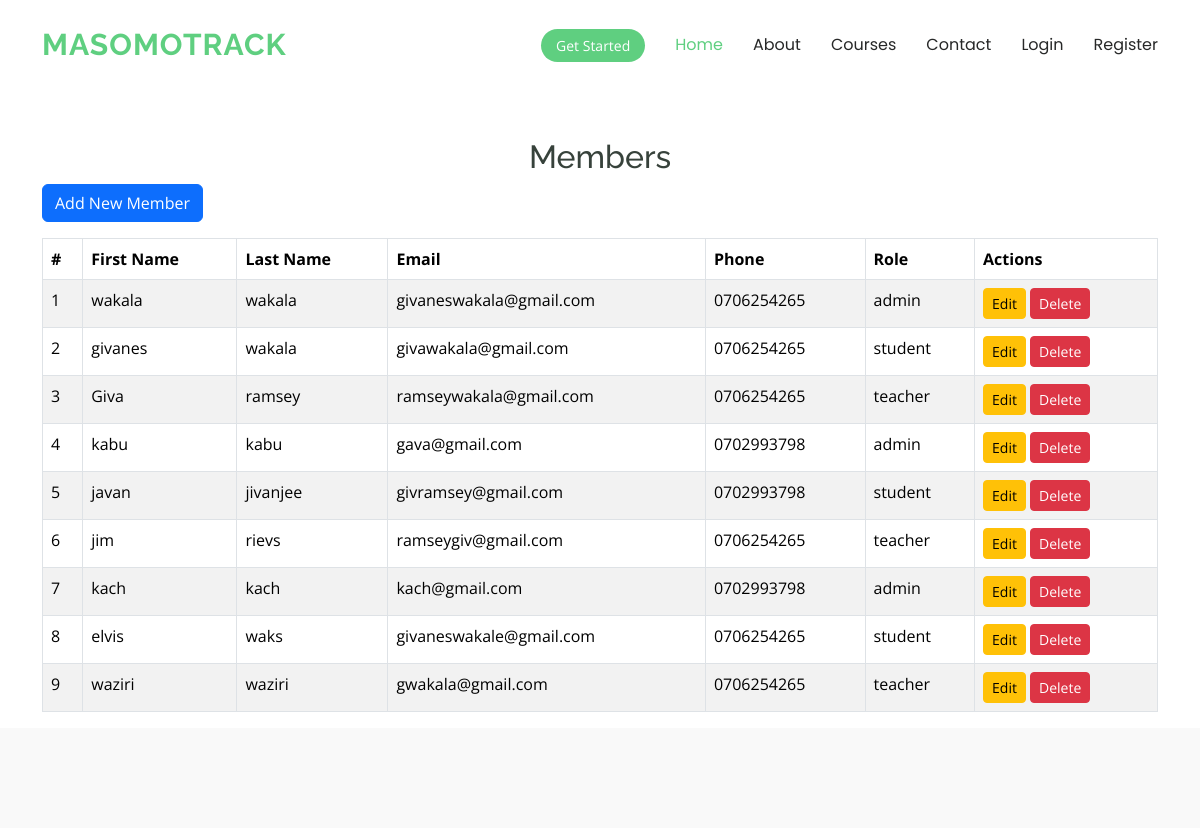
The page /members/ on the database its author committed.
### masomoapp/models.py (models this page shows, shortened)
class Member(models.Model):
    first_name = models.CharField(max_length=100)
    last_name = models.CharField(max_length=100)
    email = models.EmailField(unique=True)
    phone = models.CharField(max_length=15, blank=True, null=True)
    role = models.CharField(max_length=50, default='member')  # Default role is 'member'

### masomoapp/views.py (the view)
# urls.py: path('members/', views.member_list, name='member_list'),
def member_list(request):
    members = Member.objects.all()
    return render(request, 'members/member_list.html', {'members': members})

### templates/members/member_list.html (shortened to what this page needs)
{% extends 'starter-page.html' %}
{% load static %}
{% block body %}
  <div class="container mt-5">
    <h2 class="text-center">Members</h2>
    <a href="{% url 'member_create' %}" class="btn btn-primary mb-3">Add New Member</a>
    <table class="table table-bordered table-striped">
        <thead>
            <tr>
                <th>#</th>
                <th>First Name</th>
                <th>Last Name</th>
                <th>Email</th>
                <th>Phone</th>
                <th>Role</th>
                <th>Actions</th>
            </tr>
        </thead>
        <tbody>
            {% for member in members %}
            <tr>
                <td>{{ forloop.counter }}</td>
                <td>{{ member.first_name }}</td>
                <td>{{ member.last_name }}</td>
                <td>{{ member.email }}</td>
                <td>{{ member.phone }}</td>
                <td>{{ member.role }}</td>
                <td>
                    <a href="{% url 'member_update' member.id %}" class="btn btn-warning btn-sm">Edit</a>
                    <form action="{% url 'member_delete' member.id %}" method="post" class="d-inline">
                        <button type="submit" class="btn btn-danger btn-sm">Delete</button>
                    </form>
                </td>
            </tr>
            {% endfor %}
        </tbody>
    </table>
</div>
{% endblock %}

### templates/starter-page.html (shortened to what this page needs)
<!DOCTYPE html>
<html lang="en">
<head>
  {% load static %}
  <link href="{% static 'assets/vendor/bootstrap/css/bootstrap.min.css' %}" rel="stylesheet">
  <link href="{% static 'assets/vendor/bootstrap-icons/bootstrap-icons.css' %}" rel="stylesheet">
  <link href="{% static 'assets/vendor/aos/aos.css' %}" rel="stylesheet">
  <link href="{% static 'assets/vendor/glightbox/css/glightbox.min.css' %}" rel="stylesheet">
  <link href="{% static 'assets/vendor/swiper/swiper-bundle.min.css' %}" rel="stylesheet">
  <link href="{% static 'assets/css/main.css' %}" rel="stylesheet">
</head>
<body class="starter-page-page">
  <header id="header" class="header d-flex align-items-center sticky-top">
    <div class="container-fluid container-xl position-relative d-flex align-items-center">
      <a href="{% url 'index' %}" class="logo d-flex align-items-center me-auto">
        <h1 class="sitename">MasomoTrack</h1>
      </a>
     <nav id="navmenu" class="navmenu">
    <ul>
        <li><a href="{% url 'index' %}" class="active">Home<br></a></li>
        <li><a href="{% url 'about' %}">About</a></li>
        <li><a href="{% url 'course_list' %}">Courses</a></li>
        <li><a href="{% url 'contact' %}">Contact</a></li>
        {% if user.is_authenticated %}
        <li><a href="{% url 'logout' %}">Logout</a></li>
        <li><span style="font-size: 12px; color: green; margin-left: 10px;">Welcome, {{ user.username }}</span></li>
        {% else %}
        <li><a href="{% url 'login' %}">Login</a></li>
        <li><a href="{% url 'register' %}">Register</a></li>
        {% endif %}
    </ul>
</nav>
<a class="btn-getstarted" href="{% url 'course_list' %}">Get Started</a>
    </div>
  </header>
  <main class="main">
    {% block body %}
    {% endblock %}
  </main>
  <footer id="footer" class="footer position-relative light-background">
    <div class="container footer-top">
    </div>
  </footer>
</body>
</html>

### static/assets/css/main.css (style rules this page uses)
:root { --default-font: "Open Sans", system-ui, -apple-system, "Segoe UI", Roboto, "Helvetica Neue", Arial, "Noto Sans", "Liberation Sans", sans-serif, "Apple Color Emoji", "Segoe UI Emoji", "Segoe UI Symbol", "Noto Color Emoji"; --heading-font: "Raleway", sans-serif; --nav-font: "Poppins", sans-serif; }
:root { --background-color: #ffffff; --default-color: #444444; --heading-color: #37423b; --accent-color: #5fcf80; --surface-color: #ffffff; --contrast-color: #ffffff; }
:root { --nav-color: #272828; --nav-hover-color: #5fcf80; --nav-mobile-background-color: #ffffff; --nav-dropdown-background-color: #ffffff; --nav-dropdown-color: #272828; --nav-dropdown-hover-color: #5fcf80; }
.light-background { --background-color: #f9f9f9; --surface-color: #ffffff; }
:root { scroll-behavior: smooth; }
body { color: var(--default-color); background-color: var(--background-color); font-family: var(--default-font); }
a { color: var(--accent-color); text-decoration: none; transition: 0.3s; }
h1, h2, h3, h4, h5, h6 { color: var(--heading-color); font-family: var(--heading-font); }
.header { color: var(--default-color); background-color: var(--background-color); padding: 15px 0; transition: all 0.5s; z-index: 997; }
.header .logo { line-height: 1; }
.header .logo h1 { font-weight: 700; font-size: 30px; margin: 0; letter-spacing: 1px; text-transform: uppercase; color: var(--accent-color); }
.header .btn-getstarted, .header .btn-getstarted:focus { color: var(--contrast-color); background: var(--accent-color); font-size: 14px; padding: 8px 25px; margin: 0 0 0 30px; border-radius: 50px; transition: 0.3s; }
@media (max-width: 1200px) { .header .logo { order: 1; } }
@media (max-width: 1200px) { .header .btn-getstarted { order: 2; margin: 0 15px 0 0; padding: 6px 15px; } }
@media (max-width: 1200px) { .header .navmenu { order: 3; } }
@media (min-width: 1200px) { .navmenu { padding: 0; } }
@media (min-width: 1200px) { .navmenu ul { margin: 0; padding: 0; display: flex; list-style: none; align-items: center; } }
@media (min-width: 1200px) { .navmenu li { position: relative; } }
@media (min-width: 1200px) { .navmenu a, .navmenu a:focus { color: var(--nav-color); padding: 18px 15px; font-size: 16px; font-family: var(--nav-font); font-weight: 400; display: flex; align-items: center; justify-content: space-between; white-space: nowrap; transition: 0.3s; } }
@media (min-width: 1200px) { .navmenu li:last-child a { padding-right: 0; } }
@media (min-width: 1200px) { .navmenu li:hover>a, .navmenu .active, .navmenu .active:focus { color: var(--nav-hover-color); } }
.footer { color: var(--default-color); background-color: var(--background-color); font-size: 14px; padding-bottom: 50px; position: relative; }
.footer .footer-top { padding-top: 50px; }

### rows shown on the page
Member: first_name "wakala", last_name "wakala", email "givaneswakala@gmail.com", phone "0706254265", role "admin"
Member: first_name "givanes", last_name "wakala", email "givawakala@gmail.com", phone "0706254265", role "student"
Member: first_name "Giva", last_name "ramsey", email "ramseywakala@gmail.com", phone "0706254265", role "teacher"
Member: first_name "kabu", last_name "kabu", email "gava@gmail.com", phone "0702993798", role "admin"
Member: first_name "javan", last_name "jivanjee", email "givramsey@gmail.com", phone "0702993798", role "student"
Member: first_name "jim", last_name "rievs", email "ramseygiv@gmail.com", phone "0706254265", role "teacher"
Member: first_name "kach", last_name "kach", email "kach@gmail.com", phone "0702993798", role "admin"
Member: first_name "elvis", last_name "waks", email "givaneswakale@gmail.com", phone "0706254265", role "student"
Member: first_name "waziri", last_name "waziri", email "gwakala@gmail.com", phone "0706254265", role "teacher"
